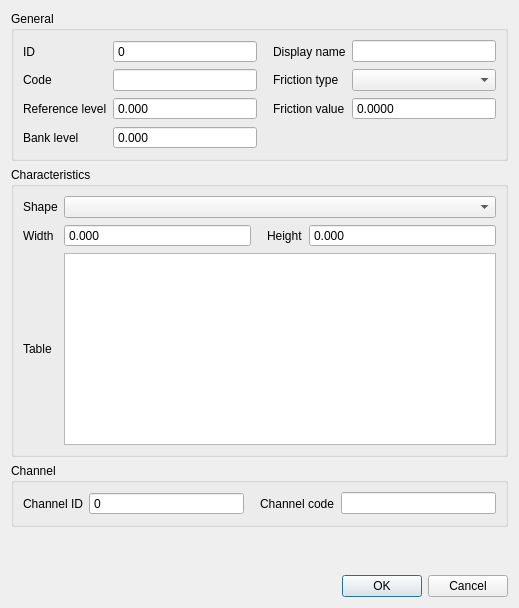
<?xml version="1.0" encoding="UTF-8"?>
<ui version="4.0">
 <class>Dialog</class>
 <widget class="QDialog" name="Dialog">
  <property name="geometry">
   <rect>
    <x>0</x>
    <y>0</y>
    <width>519</width>
    <height>608</height>
   </rect>
  </property>
  <property name="windowTitle">
   <string>Dialog</string>
  </property>
  <layout class="QGridLayout" name="gridLayout">
   <item row="4" column="0">
    <widget class="QDialogButtonBox" name="buttonBox">
     <property name="standardButtons">
      <set>QDialogButtonBox::Cancel|QDialogButtonBox::Ok</set>
     </property>
    </widget>
   </item>
   <item row="0" column="0">
    <widget class="QGroupBox" name="grp_general">
     <property name="enabled">
      <bool>true</bool>
     </property>
     <property name="title">
      <string>General</string>
     </property>
     <layout class="QGridLayout" name="gridLayout_9">
      <item row="2" column="0">
       <widget class="QLabel" name="label_6">
        <property name="locale">
         <locale language="English" country="UnitedStates"/>
        </property>
        <property name="text">
         <string>Reference level</string>
        </property>
        <property name="alignment">
         <set>Qt::AlignLeading|Qt::AlignLeft|Qt::AlignVCenter</set>
        </property>
       </widget>
      </item>
      <item row="2" column="2">
       <widget class="QLabel" name="label_10">
        <property name="locale">
         <locale language="English" country="UnitedStates"/>
        </property>
        <property name="inputMethodHints">
         <set>Qt::ImhNone</set>
        </property>
        <property name="text">
         <string>Friction value</string>
        </property>
        <property name="alignment">
         <set>Qt::AlignLeading|Qt::AlignLeft|Qt::AlignVCenter</set>
        </property>
        <property name="indent">
         <number>10</number>
        </property>
       </widget>
      </item>
      <item row="2" column="3">
       <widget class="QDoubleSpinBox" name="friction_value">
        <property name="sizePolicy">
         <sizepolicy hsizetype="Expanding" vsizetype="Fixed">
          <horstretch>0</horstretch>
          <verstretch>0</verstretch>
         </sizepolicy>
        </property>
        <property name="locale">
         <locale language="English" country="UnitedStates"/>
        </property>
        <property name="inputMethodHints">
         <set>Qt::ImhNone</set>
        </property>
        <property name="buttonSymbols">
         <enum>QAbstractSpinBox::NoButtons</enum>
        </property>
        <property name="decimals">
         <number>4</number>
        </property>
        <property name="maximum">
         <double>1000000.000000000000000</double>
        </property>
        <property name="showClearButton" stdset="0">
         <bool>true</bool>
        </property>
        <property name="clearValue" stdset="0">
         <bool>true</bool>
        </property>
        <property name="expressionsEnabled" stdset="0">
         <bool>true</bool>
        </property>
       </widget>
      </item>
      <item row="1" column="2">
       <widget class="QLabel" name="label_11">
        <property name="locale">
         <locale language="English" country="UnitedStates"/>
        </property>
        <property name="inputMethodHints">
         <set>Qt::ImhNone</set>
        </property>
        <property name="text">
         <string>Friction type</string>
        </property>
        <property name="alignment">
         <set>Qt::AlignLeading|Qt::AlignLeft|Qt::AlignVCenter</set>
        </property>
        <property name="indent">
         <number>10</number>
        </property>
       </widget>
      </item>
      <item row="1" column="3">
       <widget class="QComboBox" name="friction_type">
        <property name="sizePolicy">
         <sizepolicy hsizetype="Expanding" vsizetype="Fixed">
          <horstretch>0</horstretch>
          <verstretch>0</verstretch>
         </sizepolicy>
        </property>
        <property name="locale">
         <locale language="English" country="UnitedStates"/>
        </property>
        <property name="inputMethodHints">
         <set>Qt::ImhNone</set>
        </property>
       </widget>
      </item>
      <item row="0" column="1">
       <widget class="QSpinBox" name="id">
        <property name="readOnly">
         <bool>true</bool>
        </property>
        <property name="buttonSymbols">
         <enum>QAbstractSpinBox::NoButtons</enum>
        </property>
        <property name="maximum">
         <number>99999999</number>
        </property>
        <property name="showClearButton" stdset="0">
         <bool>true</bool>
        </property>
        <property name="clearValue" stdset="0">
         <bool>true</bool>
        </property>
        <property name="expressionsEnabled" stdset="0">
         <bool>false</bool>
        </property>
       </widget>
      </item>
      <item row="1" column="0">
       <widget class="QLabel" name="label_25">
        <property name="text">
         <string>Code</string>
        </property>
        <property name="alignment">
         <set>Qt::AlignLeading|Qt::AlignLeft|Qt::AlignVCenter</set>
        </property>
       </widget>
      </item>
      <item row="0" column="2">
       <widget class="QLabel" name="label_23">
        <property name="text">
         <string>Display name</string>
        </property>
        <property name="alignment">
         <set>Qt::AlignLeading|Qt::AlignLeft|Qt::AlignVCenter</set>
        </property>
        <property name="indent">
         <number>10</number>
        </property>
       </widget>
      </item>
      <item row="0" column="0">
       <widget class="QLabel" name="label_24">
        <property name="text">
         <string>ID</string>
        </property>
        <property name="alignment">
         <set>Qt::AlignLeading|Qt::AlignLeft|Qt::AlignVCenter</set>
        </property>
       </widget>
      </item>
      <item row="1" column="1">
       <widget class="QLineEdit" name="code">
        <property name="sizePolicy">
         <sizepolicy hsizetype="Expanding" vsizetype="Fixed">
          <horstretch>0</horstretch>
          <verstretch>0</verstretch>
         </sizepolicy>
        </property>
        <property name="clearButtonEnabled">
         <bool>true</bool>
        </property>
       </widget>
      </item>
      <item row="2" column="1">
       <widget class="QDoubleSpinBox" name="reference_level">
        <property name="sizePolicy">
         <sizepolicy hsizetype="Expanding" vsizetype="Fixed">
          <horstretch>0</horstretch>
          <verstretch>0</verstretch>
         </sizepolicy>
        </property>
        <property name="locale">
         <locale language="English" country="UnitedStates"/>
        </property>
        <property name="buttonSymbols">
         <enum>QAbstractSpinBox::NoButtons</enum>
        </property>
        <property name="decimals">
         <number>3</number>
        </property>
        <property name="maximum">
         <double>1000000.000000000000000</double>
        </property>
        <property name="showClearButton" stdset="0">
         <bool>true</bool>
        </property>
        <property name="clearValue" stdset="0">
         <bool>true</bool>
        </property>
        <property name="expressionsEnabled" stdset="0">
         <bool>true</bool>
        </property>
       </widget>
      </item>
      <item row="0" column="3">
       <widget class="QLineEdit" name="display_name">
        <property name="sizePolicy">
         <sizepolicy hsizetype="Expanding" vsizetype="Fixed">
          <horstretch>0</horstretch>
          <verstretch>0</verstretch>
         </sizepolicy>
        </property>
        <property name="clearButtonEnabled">
         <bool>true</bool>
        </property>
       </widget>
      </item>
      <item row="3" column="0">
       <widget class="QLabel" name="label_9">
        <property name="locale">
         <locale language="English" country="UnitedStates"/>
        </property>
        <property name="text">
         <string>Bank level</string>
        </property>
        <property name="textFormat">
         <enum>Qt::PlainText</enum>
        </property>
        <property name="alignment">
         <set>Qt::AlignLeading|Qt::AlignLeft|Qt::AlignVCenter</set>
        </property>
        <property name="wordWrap">
         <bool>true</bool>
        </property>
        <property name="indent">
         <number>-1</number>
        </property>
       </widget>
      </item>
      <item row="3" column="1">
       <widget class="QDoubleSpinBox" name="bank_level">
        <property name="sizePolicy">
         <sizepolicy hsizetype="Expanding" vsizetype="Fixed">
          <horstretch>0</horstretch>
          <verstretch>0</verstretch>
         </sizepolicy>
        </property>
        <property name="locale">
         <locale language="English" country="UnitedStates"/>
        </property>
        <property name="buttonSymbols">
         <enum>QAbstractSpinBox::NoButtons</enum>
        </property>
        <property name="decimals">
         <number>3</number>
        </property>
        <property name="maximum">
         <double>1000000.000000000000000</double>
        </property>
        <property name="showClearButton" stdset="0">
         <bool>true</bool>
        </property>
        <property name="clearValue" stdset="0">
         <bool>true</bool>
        </property>
        <property name="expressionsEnabled" stdset="0">
         <bool>true</bool>
        </property>
       </widget>
      </item>
     </layout>
    </widget>
   </item>
   <item row="1" column="0">
    <widget class="QGroupBox" name="grp_characteristics">
     <property name="locale">
      <locale language="English" country="UnitedStates"/>
     </property>
     <property name="inputMethodHints">
      <set>Qt::ImhNone</set>
     </property>
     <property name="title">
      <string>Characteristics</string>
     </property>
     <layout class="QGridLayout" name="gridLayout_3">
      <item row="3" column="3">
       <widget class="QDoubleSpinBox" name="height">
        <property name="sizePolicy">
         <sizepolicy hsizetype="Expanding" vsizetype="Fixed">
          <horstretch>0</horstretch>
          <verstretch>0</verstretch>
         </sizepolicy>
        </property>
        <property name="buttonSymbols">
         <enum>QAbstractSpinBox::NoButtons</enum>
        </property>
        <property name="decimals">
         <number>3</number>
        </property>
        <property name="maximum">
         <double>1000000.000000000000000</double>
        </property>
       </widget>
      </item>
      <item row="1" column="0">
       <widget class="QLabel" name="label_5">
        <property name="locale">
         <locale language="English" country="UnitedStates"/>
        </property>
        <property name="inputMethodHints">
         <set>Qt::ImhNone</set>
        </property>
        <property name="text">
         <string>Shape</string>
        </property>
        <property name="alignment">
         <set>Qt::AlignLeading|Qt::AlignLeft|Qt::AlignVCenter</set>
        </property>
       </widget>
      </item>
      <item row="4" column="1" colspan="3">
       <widget class="QPlainTextEdit" name="table"/>
      </item>
      <item row="3" column="0">
       <widget class="QLabel" name="label_7">
        <property name="locale">
         <locale language="English" country="UnitedStates"/>
        </property>
        <property name="inputMethodHints">
         <set>Qt::ImhNone</set>
        </property>
        <property name="text">
         <string>Width</string>
        </property>
        <property name="alignment">
         <set>Qt::AlignLeading|Qt::AlignLeft|Qt::AlignVCenter</set>
        </property>
       </widget>
      </item>
      <item row="4" column="0">
       <widget class="QLabel" name="label_8">
        <property name="text">
         <string>Table</string>
        </property>
       </widget>
      </item>
      <item row="3" column="2">
       <widget class="QLabel" name="label_13">
        <property name="locale">
         <locale language="English" country="UnitedStates"/>
        </property>
        <property name="inputMethodHints">
         <set>Qt::ImhNone</set>
        </property>
        <property name="text">
         <string>Height</string>
        </property>
        <property name="alignment">
         <set>Qt::AlignLeading|Qt::AlignLeft|Qt::AlignVCenter</set>
        </property>
        <property name="indent">
         <number>10</number>
        </property>
       </widget>
      </item>
      <item row="1" column="1" colspan="3">
       <widget class="QComboBox" name="shape">
        <property name="sizePolicy">
         <sizepolicy hsizetype="MinimumExpanding" vsizetype="Fixed">
          <horstretch>0</horstretch>
          <verstretch>0</verstretch>
         </sizepolicy>
        </property>
        <property name="locale">
         <locale language="English" country="UnitedStates"/>
        </property>
        <property name="inputMethodHints">
         <set>Qt::ImhNone</set>
        </property>
        <property name="editable">
         <bool>false</bool>
        </property>
       </widget>
      </item>
      <item row="3" column="1">
       <widget class="QDoubleSpinBox" name="width">
        <property name="sizePolicy">
         <sizepolicy hsizetype="MinimumExpanding" vsizetype="Fixed">
          <horstretch>0</horstretch>
          <verstretch>0</verstretch>
         </sizepolicy>
        </property>
        <property name="buttonSymbols">
         <enum>QAbstractSpinBox::NoButtons</enum>
        </property>
        <property name="decimals">
         <number>3</number>
        </property>
        <property name="maximum">
         <double>1000000.000000000000000</double>
        </property>
       </widget>
      </item>
     </layout>
    </widget>
   </item>
   <item row="3" column="0">
    <spacer name="verticalSpacer">
     <property name="orientation">
      <enum>Qt::Vertical</enum>
     </property>
     <property name="sizeHint" stdset="0">
      <size>
       <width>20</width>
       <height>40</height>
      </size>
     </property>
    </spacer>
   </item>
   <item row="2" column="0">
    <widget class="QGroupBox" name="grp_channel">
     <property name="locale">
      <locale language="English" country="UnitedStates"/>
     </property>
     <property name="inputMethodHints">
      <set>Qt::ImhNone</set>
     </property>
     <property name="title">
      <string>Channel</string>
     </property>
     <layout class="QGridLayout" name="gridLayout_6">
      <item row="0" column="1">
       <widget class="QSpinBox" name="channel_id">
        <property name="sizePolicy">
         <sizepolicy hsizetype="Expanding" vsizetype="Fixed">
          <horstretch>0</horstretch>
          <verstretch>0</verstretch>
         </sizepolicy>
        </property>
        <property name="locale">
         <locale language="English" country="UnitedStates"/>
        </property>
        <property name="inputMethodHints">
         <set>Qt::ImhNone</set>
        </property>
        <property name="readOnly">
         <bool>true</bool>
        </property>
        <property name="buttonSymbols">
         <enum>QAbstractSpinBox::NoButtons</enum>
        </property>
        <property name="maximum">
         <number>999999999</number>
        </property>
        <property name="clearValue" stdset="0">
         <bool>true</bool>
        </property>
        <property name="expressionsEnabled" stdset="0">
         <bool>false</bool>
        </property>
       </widget>
      </item>
      <item row="0" column="2">
       <widget class="QLabel" name="label_19">
        <property name="locale">
         <locale language="English" country="UnitedStates"/>
        </property>
        <property name="inputMethodHints">
         <set>Qt::ImhNone</set>
        </property>
        <property name="text">
         <string>Channel code</string>
        </property>
        <property name="alignment">
         <set>Qt::AlignLeading|Qt::AlignLeft|Qt::AlignVCenter</set>
        </property>
        <property name="indent">
         <number>10</number>
        </property>
       </widget>
      </item>
      <item row="0" column="0">
       <widget class="QLabel" name="label_18">
        <property name="locale">
         <locale language="English" country="UnitedStates"/>
        </property>
        <property name="inputMethodHints">
         <set>Qt::ImhNone</set>
        </property>
        <property name="text">
         <string>Channel ID</string>
        </property>
        <property name="alignment">
         <set>Qt::AlignLeading|Qt::AlignLeft|Qt::AlignVCenter</set>
        </property>
       </widget>
      </item>
      <item row="0" column="3">
       <widget class="QLineEdit" name="channel_code">
        <property name="sizePolicy">
         <sizepolicy hsizetype="Expanding" vsizetype="Fixed">
          <horstretch>0</horstretch>
          <verstretch>0</verstretch>
         </sizepolicy>
        </property>
        <property name="locale">
         <locale language="English" country="UnitedStates"/>
        </property>
        <property name="clearButtonEnabled">
         <bool>true</bool>
        </property>
       </widget>
      </item>
     </layout>
    </widget>
   </item>
  </layout>
 </widget>
 <resources/>
 <connections/>
</ui>
